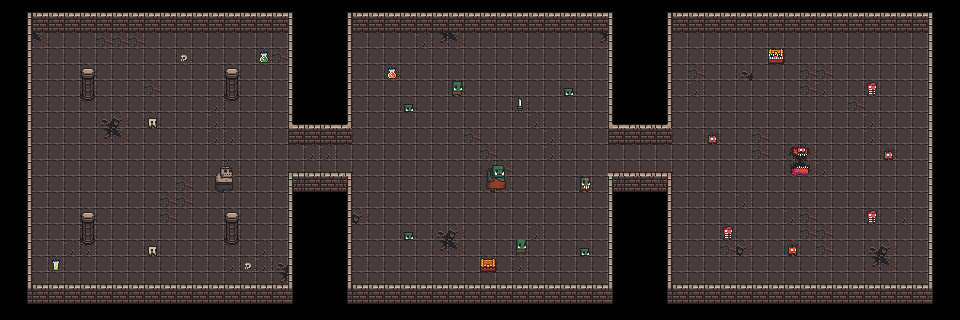

Below is a game level as drawn by its tile map, then a one-line description and the .tmx that defines it (tile-layer data replaced by summaries):
An orthogonal 60x20 tile map with 16x16 px tiles, 6 tile layers (Floor, Walls, WallsTop, WallsDeco, ...).

<map version="1.9" tiledversion="1.9.2" orientation="orthogonal" renderorder="right-down" width="60" height="20" tilewidth="16" tileheight="16" infinite="0" nextlayerid="8" nextobjectid="1">
 <tileset firstgid="1" source="main_tileset.tsx" />
 <layer id="1" name="Floor" width="60" height="20">
  <data>[1200 cells, 784 non-empty, 7 distinct tile ids]</data>
 </layer>
 <layer id="2" name="Walls" width="60" height="20">
  <data>[1200 cells, 142 non-empty, 7 distinct tile ids]</data>
 </layer>
 <layer id="7" name="WallsTop" width="60" height="20">
  <data>[1200 cells, 56 non-empty, 1 distinct tile ids]</data>
 </layer>
 <layer id="3" name="WallsDeco" width="60" height="20">
  <data>[1200 cells, 128 non-empty, 9 distinct tile ids]</data>
 </layer>
 <layer id="4" name="enemys" width="60" height="20">
  <data>[1200 cells, 35 non-empty, 27 distinct tile ids]</data>
 </layer>
 <layer id="6" name="HardDeco" width="60" height="20">
  <data>[1200 cells, 4 non-empty, 1 distinct tile ids]</data>
 </layer>
</map>
